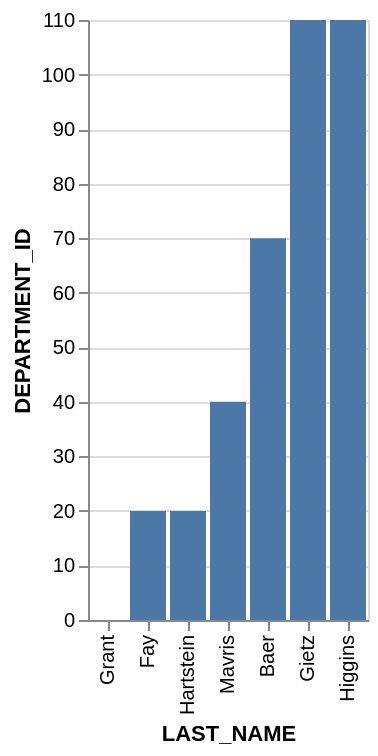

Here is the Vega-Lite specification saved for this chart:
### Vega-Lite specification from a JSON file in a GitHub repository (floating-point values rounded to 4 significant figures)
{"data": {"values": [{"x_data": "Grant", "y_data": 0}, {"x_data": "Fay", "y_data": 20}, {"x_data": "Hartstein", "y_data": 20}, {"x_data": "Mavris", "y_data": 40}, {"x_data": "Baer", "y_data": 70}, {"x_data": "Gietz", "y_data": 110}, {"x_data": "Higgins", "y_data": 110}]}, "mark": "bar", "encoding": {"x": {"field": "x_data", "type": "nominal", "title": "LAST_NAME", "sort": {"op": "sum", "field": "y_data", "order": "ascending"}}, "y": {"field": "y_data", "type": "quantitative", "title": "DEPARTMENT_ID"}}}
